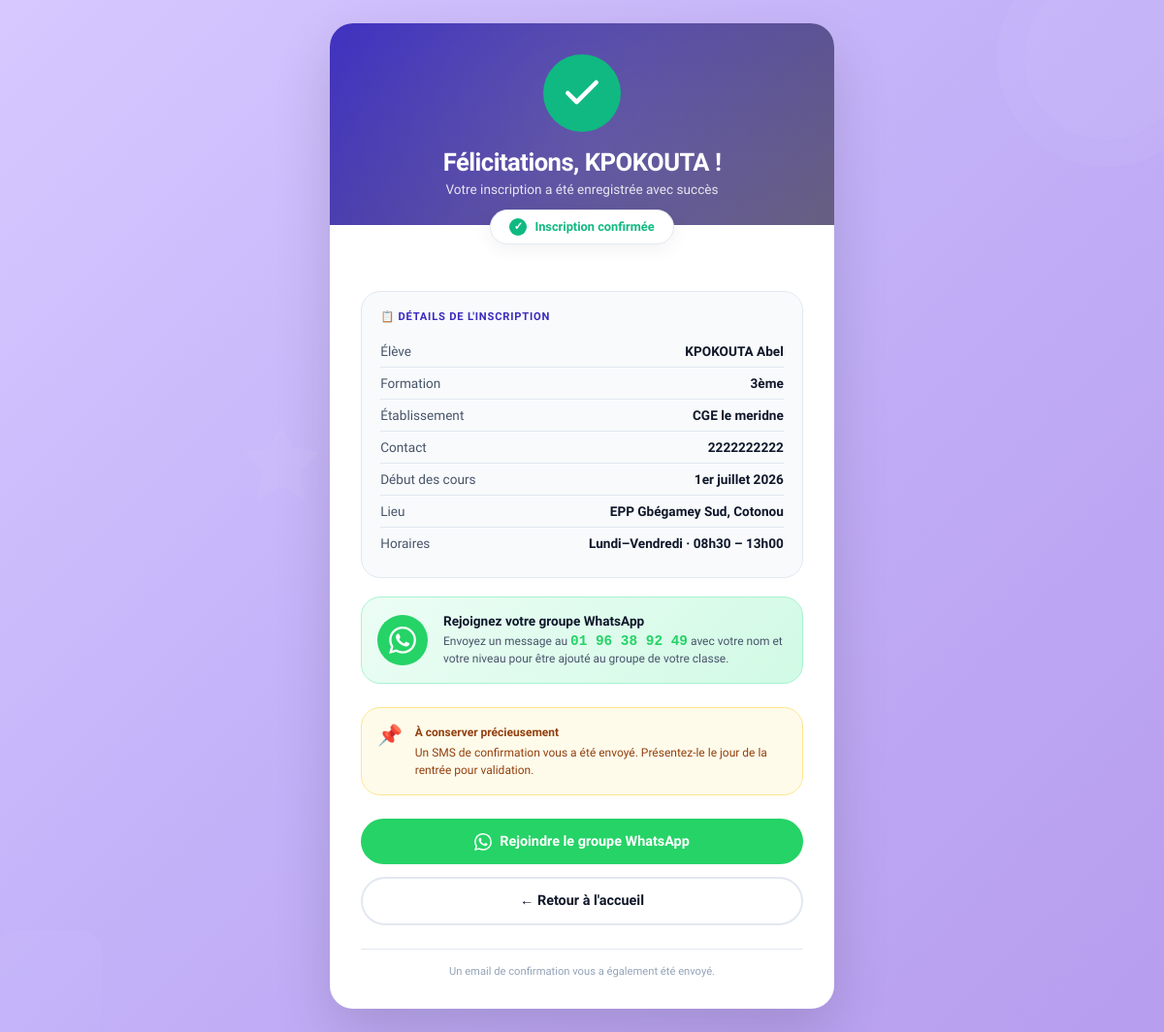
Screenshot of /inscription/13/ok/ with the database file from the repository.
### enrollments/models.py (models this page shows, shortened)
class Enrollment(models.Model):
    TYPE_CHOICES = [
        ('eleve',  "L'élève lui-même"),
        ('parent', 'Un parent / tuteur'),
    ]
    LEVEL_CHOICES = [
        ('3eme', '3ème'),
        ('1ere', '1ères C & D'),
        ('tle',  'Terminales C & D'),
    ]
    SERIE_CHOICES = [
        ('C', 'Série C'),
        ('D', 'Série D'),
    ]
    STATUS_CHOICES = [
        ('pending',   'En attente de paiement'),
        ('active',    'Inscrit — Paiement confirmé'),
        ('cancelled', 'Annulé'),
    ]
    PHONE_OWNER_CHOICES = [
        ('eleve',  "L'élève"),
        ('pere',   'Le père'),
        ('mere',   'La mère'),
        ('tuteur', 'Un tuteur'),
    ]
    registrant_type = models.CharField(
        max_length=10, choices=TYPE_CHOICES, default='eleve',
        verbose_name="Qui s'inscrit"
    )
    last_name  = models.CharField(max_length=100, verbose_name="Nom de l'élève")
    first_name = models.CharField(max_length=100, verbose_name="Prénom(s) de l'élève")
    school     = models.CharField(max_length=200, verbose_name="Établissement scolaire")
    phone       = models.CharField(max_length=20, verbose_name="Numéro de contact")
    phone_owner = models.CharField(
        max_length=10, choices=PHONE_OWNER_CHOICES, default='eleve',
        verbose_name="Ce numéro appartient à"
    )
    level = models.CharField(max_length=10, choices=LEVEL_CHOICES, verbose_name="Niveau")
    serie = models.CharField(
        max_length=1, choices=SERIE_CHOICES,
        blank=True, default='',
        verbose_name="Série"
    )
    parent_name  = models.CharField(max_length=200, blank=True, verbose_name="Nom du parent / tuteur")
    parent_phone = models.CharField(max_length=20,  blank=True, verbose_name="Téléphone du parent")
    status     = models.CharField(
        max_length=20, choices=STATUS_CHOICES, default='pending',
        verbose_name="Statut"
    )
    created_at = models.DateTimeField(auto_now_add=True, verbose_name="Date d'inscription")
    updated_at = models.DateTimeField(auto_now=True)
    class Meta:
        verbose_name        = "Inscription"
        verbose_name_plural = "Inscriptions"
        ordering            = ['-created_at']
    @property
    def full_name(self):
        return f"{self.first_name} {self.last_name}".strip()
    @property
    def level_serie(self):
        if self.level == '3eme':
            return self.get_level_display()
        return f"{self.get_level_display()} — Série {self.serie}"
    @property
    def contact_phone(self):
        return self.parent_phone if self.parent_phone else self.phone

### enrollments/views.py (the view)
# urls.py: path('inscription/<int:pk>/ok/', views.enrollment_success_view, name='success'),
def enrollment_success_view(request, pk):
    enrollment = get_object_or_404(Enrollment, pk=pk)
    return render(request, 'enrollments/success.html', {'enrollment': enrollment})

### enrollments/templates/enrollments/success.html (shortened to what this page needs)
{% load static %}
<!DOCTYPE html>
<html lang="fr">
<head>
</head>
<body>
<div class="bg-deco">
  <svg class="deco-1" viewBox="0 0 200 200" fill="white">
    <circle cx="100" cy="100" r="80" fill="white" opacity="0.3"/>
    <circle cx="100" cy="100" r="60" fill="white" opacity="0.2"/>
  </svg>
  <svg class="deco-2" viewBox="0 0 200 200" fill="white">
    <rect x="50" y="50" width="100" height="100" rx="20" fill="white" opacity="0.2"/>
  </svg>
  <svg class="deco-3" viewBox="0 0 100 100" fill="white">
    <polygon points="50,10 61,35 90,40 70,60 75,90 50,75 25,90 30,60 10,40 39,35" fill="white" opacity="0.3"/>
  </svg>
</div>
<div class="success-card">
  <div class="success-header">
    <div class="check-icon">
      <svg viewBox="0 0 24 24" fill="none" stroke="white" stroke-width="2.5" stroke-linecap="round" stroke-linejoin="round">
        <polyline points="20 6 9 17 4 12"></polyline>
      </svg>
    </div>
    <h1>Félicitations, {{ enrollment.first_name }} !</h1>
    <p>Votre inscription a été enregistrée avec succès</p>
  </div>
  <div class="badge-container">
    <div class="badge-success">Inscription confirmée</div>
  </div>
  <div class="success-content">
    <div class="info-card">
      <div class="info-title">
        📋 Détails de l'inscription
      </div>
      <div class="info-row">
        <span class="info-key">Élève</span>
        <span class="info-val">{{ enrollment.full_name }}</span>
      </div>
      <div class="info-row">
        <span class="info-key">Formation</span>
        <span class="info-val">{{ enrollment.level_serie }}</span>
      </div>
      <div class="info-row">
        <span class="info-key">Établissement</span>
        <span class="info-val">{{ enrollment.school }}</span>
      </div>
      <div class="info-row">
        <span class="info-key">Contact</span>
        <span class="info-val">{{ enrollment.contact_phone }}</span>
      </div>
      <div class="info-row">
        <span class="info-key">Début des cours</span>
        <span class="info-val">1er juillet 2026</span>
      </div>
      <div class="info-row">
        <span class="info-key">Lieu</span>
        <span class="info-val">EPP Gbégamey Sud, Cotonou</span>
      </div>
      <div class="info-row">
        <span class="info-key">Horaires</span>
        <span class="info-val">Lundi–Vendredi · 08h30 – 13h00</span>
      </div>
    </div>
    <div class="whatsapp-box">
      <div class="wa-icon">
      </div>
      <div class="wa-text">
        <strong>Rejoignez votre groupe WhatsApp</strong>
        <p>Envoyez un message au <span class="wa-number">01 96 38 92 49</span> avec votre nom et votre niveau pour être ajouté au groupe de votre classe.</p>
      </div>
    </div>
    <div class="reminder-box">
      <div class="reminder-icon">📌</div>
      <div class="reminder-text">
        <strong>À conserver précieusement</strong>
        Un SMS de confirmation vous a été envoyé. Présentez-le le jour de la rentrée pour validation.
      </div>
    </div>
    <div class="btn-group">
      <a href="https://wa.me/22996389249?text=Bonjour%2C%20je%20suis%20{{ enrollment.full_name|urlencode }}%20inscrit(e)%20en%20{{ enrollment.level_serie|urlencode }}.%20Je%20souhaite%20rejoindre%20le%20groupe%20WhatsApp."
         target="_blank"
         class="btn btn-whatsapp">
        Rejoindre le groupe WhatsApp
      </a>
      <a href="{% url 'core:index' %}" class="btn btn-outline">
        ← Retour à l'accueil
      </a>
    </div>
    <div class="footer-note">
      Un email de confirmation vous a également été envoyé.
    </div>
  </div>
</div>
</body>
</html>

### rows the page displays
Enrollment: first_name "KPOKOUTA", full_name "KPOKOUTA Abel", level_serie "3ème", school "CGE le meridne", contact_phone "2222222222"
